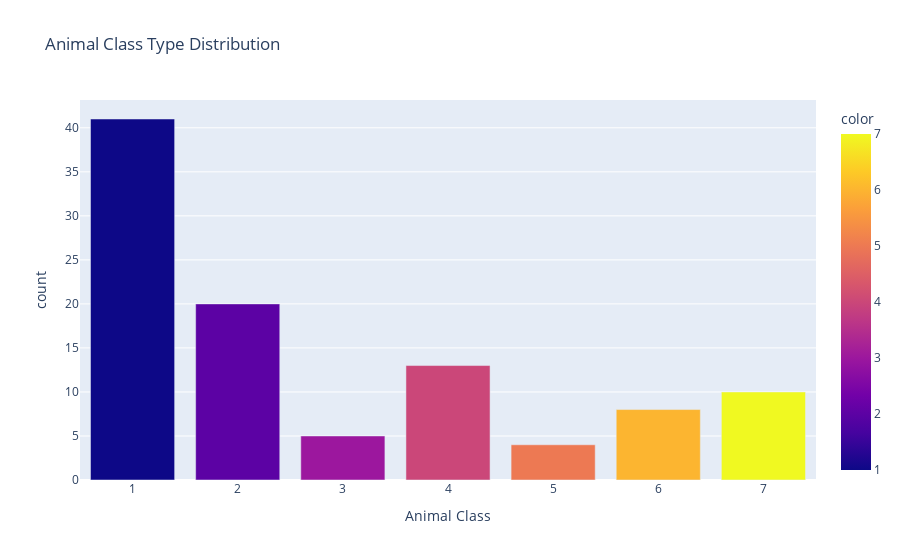

Write notebook code for a chart like this one.
### Code cell
x = df['type'].value_counts().index.tolist()
y = df['type'].value_counts().tolist()

fig = px.bar(x=x, y=y, color=x, title="Animal Class Type Distribution",
             labels={
                'x': 'Animal Class',
                'y': 'count'
                },)
fig.show()

### Figure 1 — Plotly figure (JSON) as saved in the notebook; plotly's stock layout.template omitted (floating-point values rounded to 4 significant figures)
{"data": [{"alignmentgroup": "True", "hovertemplate": "Animal Class=%{x}<br>count=%{y}<br>color=%{marker.color}<extra></extra>", "legendgroup": "", "marker": {"color": [1, 2, 4, 7, 6, 3, 5], "coloraxis": "coloraxis", "pattern": {"shape": ""}}, "name": "", "offsetgroup": "", "orientation": "v", "showlegend": false, "textposition": "auto", "type": "bar", "x": [1, 2, 4, 7, 6, 3, 5], "xaxis": "x", "y": [41, 20, 13, 10, 8, 5, 4], "yaxis": "y"}], "layout": {"barmode": "relative", "coloraxis": {"colorbar": {"title": {"text": "color"}}, "colorscale": [[0, "#0d0887"], [0.1111, "#46039f"], [0.2222, "#7201a8"], [0.3333, "#9c179e"], [0.4444, "#bd3786"], [0.5556, "#d8576b"], [0.6667, "#ed7953"], [0.7778, "#fb9f3a"], [0.8889, "#fdca26"], [1, "#f0f921"]]}, "legend": {"tracegroupgap": 0}, "title": {"text": "Animal Class Type Distribution"}, "xaxis": {"anchor": "y", "domain": [0, 1], "title": {"text": "Animal Class"}}, "yaxis": {"anchor": "x", "domain": [0, 1], "title": {"text": "count"}}}}
